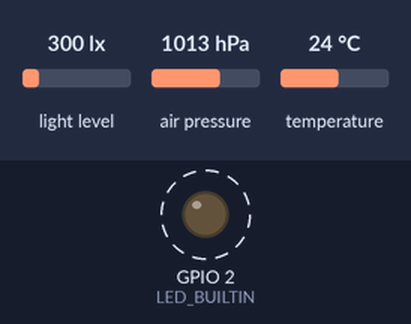
Bench run of a sketch on a simulated ESP8266 (NodeMCU). Shown: output pins drawn as LEDs (lit = HIGH, except the on-board LED, lit = LOW). Dashed ring = blinking. Inputs (shaded band) come from the test bench; at power-on: light level 300 lx, air pressure 1013 hPa, temperature 24 °C. WiFi joins after 1.5 s; servers stay silent unless stated; no MQTT or app messages arrive unless stated; what the sketch prints to the serial monitor is not drawn. At 7.6 s the program puts the board to deep sleep or switches it off; the recording ends there.

Above: at 0.12 s.
Timing chart, 0 to 3.0 s (numbered marks = the images above):
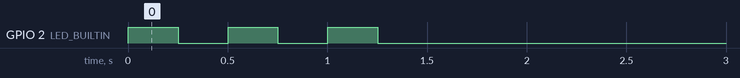

The sketch:

outside.ino
```cpp
#include <PubSubClient.h>
#include <ESP8266WiFi.h>
#include <Adafruit_Sensor.h>
#include <Adafruit_BMP280.h>
#include <Adafruit_TSL2591.h>

#define WIFI_SSID "MY_SSID"
#define WIFI_PASS "MY_PASS"

#define MOSQUITTO_IP "192.168.1.10"

#define SDAI2CPIN 4 // GPIO4 I2C SDA bus
#define SCLI2CPIN 5 // GPIO5 I2C SCL bus
#define BMP280ADDR 0x76 // Set BMP280 I2C address

IPAddress ipadress(192, 168, 1, 13);
IPAddress gateway(192, 168, 1, 1);
IPAddress subnet(255, 255, 255, 0);
IPAddress dns(192, 168, 1, 1);

Adafruit_BMP280 bmp280;

Adafruit_TSL2591 tsl = Adafruit_TSL2591(2591); // pass in a number for the sensor identifier (for your use later)

WiFiClient espClient;
PubSubClient mqttClient(espClient);

const String sensor = String("outside");

void setup() {

  float t = 0;
  float p = 0;
  float l = 0;

  Serial.begin(9600);
  Serial.println("WiFi connect...");
  WiFi.config(ipadress, gateway, subnet, dns);
  WiFi.begin(WIFI_SSID, WIFI_PASS);
  pinMode(LED_BUILTIN, OUTPUT);
  while (WiFi.status() != WL_CONNECTED) {
    digitalWrite(LED_BUILTIN,HIGH);
    delay(250);
    digitalWrite(LED_BUILTIN,LOW);
    delay(250);
  }

  Serial.println("WiFi connected...");
  Serial.println("IP address: ");
  Serial.println(WiFi.localIP());

  mqttClient.setServer(MOSQUITTO_IP, 1883);

/*
  while (!mqttClient.connected()) {
    if (!mqttClient.connect("ESP8266")) {
      Serial.println("MQTT reconnect...");
      delay(5000);
    }
  }
*/

  mqttClient.connect("ESP8266");
  Serial.println("MQTT connect...");
  delay(5000);

  if (mqttClient.connected()) {

    Wire.begin(SDAI2CPIN, SCLI2CPIN);

    bmp280.begin(BMP280ADDR);

    t = bmp280.readTemperature();
    p = bmp280.readPressure()/100;

    if (tsl.begin())
    {
      Serial.println("Found a TSL2591 sensor");
      uint32_t lum = tsl.getFullLuminosity();
      if (lum==0) {
        l=0;
      } else {
        uint16_t ir, full;
        ir = lum >> 16;
        full = lum & 0xFFFF;
        l = tsl.calculateLux(full, ir);
      }
    }
    else
    {
      Serial.println("No TSL2591 sensor found ... check your wiring?");
    }

    if (!isnan(t)) {
      String t_msg = String("{\"sensor\":\"") + sensor + String("\",\"value\":") + String(t,1) + String("}");
      mqttClient.publish("temperature", t_msg.c_str());
    }

    if (!isnan(p)) {
      String p_msg = String("{\"sensor\":\"") + sensor + String("\",\"value\":") + String(p,1) + String("}");
      mqttClient.publish("pressure", p_msg.c_str());
    }

    if (!isnan(l)) {
      String l_msg = String("{\"sensor\":\"") + sensor + String("\",\"value\":") + String(l,1) + String("}");
      mqttClient.publish("luminosity", l_msg.c_str());
    }

    delay(1000); // Time to finish pub before sleeping

  }

  Serial.println("Go to sleep...");

  ESP.deepSleep(600e6); // 10 minutes...
}

void loop() {

}
```

Measured:
- by itself, GPIO 2 (LED_BUILTIN): alternates HIGH for 0.25 s and LOW for 0.25 s, 6 changes in all, then stays LOW
